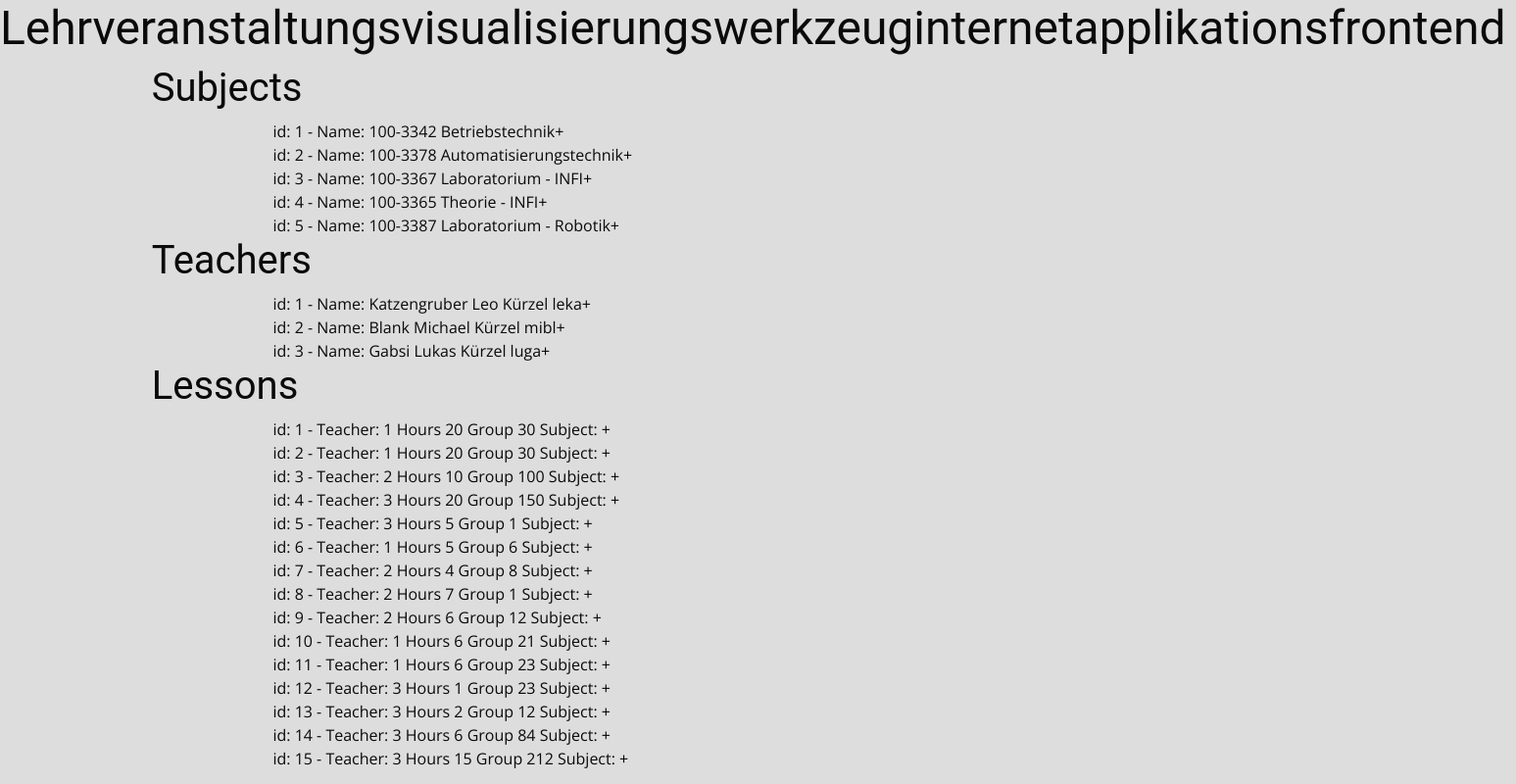
/index_old.php, run on the app's committed database.
### tables this page shows
CREATE TABLE IF NOT EXISTS `subjects` (
  `id` INT NOT NULL AUTO_INCREMENT,
  `lvnr` CHAR(100) NOT NULL,  
  `title` CHAR(100) NOT NULL,  
  `groups_required` INT NOT NULL,  
  `active` TINYINT(1) NOT NULL DEFAULT 1,
  PRIMARY KEY (`id`));

CREATE TABLE IF NOT EXISTS `teachers` (
  `id` INT NOT NULL AUTO_INCREMENT,
  `f_name` CHAR(100) NOT NULL,  
  `l_name` CHAR(100) NOT NULL,  
  `short` CHAR(100) NOT NULL,  
  `active` TINYINT(1) NOT NULL DEFAULT 1,
  PRIMARY KEY (`id`));

CREATE TABLE IF NOT EXISTS `lessons` (
  `id` INT NOT NULL AUTO_INCREMENT,
  `id_teachers` INT NOT NULL,  
  `hours` INT NOT NULL,  
  `group` CHAR(100) NOT NULL,  
  `id_subjects` INT NOT NULL,  
  `active` TINYINT(1) NOT NULL DEFAULT 1,
  PRIMARY KEY (`id`),
  INDEX `fk_lessons_teachers1_idx` (`id_teachers` ASC),
  INDEX `fk_lessons_subjects1_idx` (`id_subjects` ASC),
  CONSTRAINT `fk_lessons_teachers1`
    FOREIGN KEY (`id_teachers`)
    REFERENCES `teachers` (`id`)
    ON DELETE NO ACTION
    ON UPDATE NO ACTION,
  CONSTRAINT `fk_lessons_subjects1`
    FOREIGN KEY (`id_subjects`)
    REFERENCES `subjects` (`id`)
    ON DELETE NO ACTION
    ON UPDATE NO ACTION);

### index_old.php (the view, shortened to what this page needs)
<?php
    $conn = mysqli_connect("80.123.206.40:3306", "root", "nicholas paranoia cucumber", "INFI");
?>
<!DOCTYPE html>
<html>
    <head>
        <link rel="stylesheet" href="./css/foundation.min.css">
        <link rel="stylesheet" href="./css/style.css">
    </head>
    <body>
        <h1>Lehrveranstaltungsvisualisierungswerkzeuginternetapplikationsfrontend</h1>
        <main class="container">
            <h2>Subjects</h2>
            <div class="container">
                <?php
                    $sql = "SELECT * FROM subjects";
                    $result = mysqli_query($conn, $sql);
                    if (mysqli_num_rows($result) > 0) {
                        while($row = mysqli_fetch_assoc($result)) {
                            echo "id: " . $row["id"]. " - Name: " . $row["lvnr"]. " " . $row["title"]. "<button> + </button>" . "<br>";
                        }
                    } else {
                        echo "No results";
                        echo mysqli_error();
                        echo $result;
                    }
                ?>
            </div>
            <h2>Teachers</h2>
            <div class="container">
                <?php
                    $sql = "SELECT * FROM teachers";
                    $result = mysqli_query($conn, $sql);
                    if (mysqli_num_rows($result) > 0) {
                        while($row = mysqli_fetch_assoc($result)) {
                            echo "id: " . $row["id"]. " - Name: " . $row["f_name"]. " " . $row["l_name"]. " Kürzel " . $row["short"] . "<button> + </button>" . "<br>";
                        }
                    } else {
                        echo "No results";
                        echo mysqli_error();
                        echo $result;
                    }
                ?>
            </div>
            <h2>Lessons</h2>
                <div class="container">
                    <?php
                        $sql = "SELECT * FROM lessons";
                        $result = mysqli_query($conn, $sql);
                        if (mysqli_num_rows($result) > 0) {
                            while($row = mysqli_fetch_assoc($result)) {
                                echo "id: " . $row["id"]. " - Teacher: " . $row["id_teachers"]. " Hours " . $row["hours"] . " Group " . $row["group"] . " Subject: " . $row["id_subjecs"] . "<button> + </button>" . "<br>";
                            }
                        } else {
                            echo "No results";
                            echo mysqli_error();
                            echo $result;
                        }
                    ?>
                </div>
        </main>
    </body>
</html>

### css/style.css (style rules this page uses)
* { margin: 0; padding: 0; box-sizing: border-box; }
html, body { min-width: 100%; min-height: 100%; font-family: 'Open Sans', sans-serif; background-color: #dddddd; }
h1, h2, h3, h4, h5, h6 { width: 100%; line-height: 120%; font-family: 'Roboto', sans-serif; }
.container { width: 80%; margin: auto; }

### data on the page
subjects: id "1", lvnr "100-3342", title "Betriebstechnik"
subjects: id "2", lvnr "100-3378", title "Automatisierungstechnik"
subjects: id "3", lvnr "100-3367", title "Laboratorium - INFI"
subjects: id "4", lvnr "100-3365", title "Theorie - INFI"
subjects: id "5", lvnr "100-3387", title "Laboratorium - Robotik"
teachers: id "1", f_name "Katzengruber", l_name "Leo", short "leka"
teachers: id "2", f_name "Blank", l_name "Michael", short "mibl"
teachers: id "3", f_name "Gabsi", l_name "Lukas", short "luga"
lessons: id "1", id_teachers "1", hours "20", group "30"
lessons: id "2", id_teachers "1", hours "20", group "30"
lessons: id "3", id_teachers "2", hours "10", group "100"
lessons: id "4", id_teachers "3", hours "20", group "150"
lessons: id "5", id_teachers "3", hours "5", group "1"
lessons: id "6", id_teachers "1", hours "5", group "6"
lessons: id "7", id_teachers "2", hours "4", group "8"
lessons: id "8", id_teachers "2", hours "7", group "1"
lessons: id "9", id_teachers "2", hours "6", group "12"
lessons: id "10", id_teachers "1", hours "6", group "21"
lessons: id "11", id_teachers "1", hours "6", group "23"
lessons: id "12", id_teachers "3", hours "1", group "23"
lessons: id "13", id_teachers "3", hours "2", group "12"
lessons: id "14", id_teachers "3", hours "6", group "84"
lessons: id "15", id_teachers "3", hours "15", group "212"
